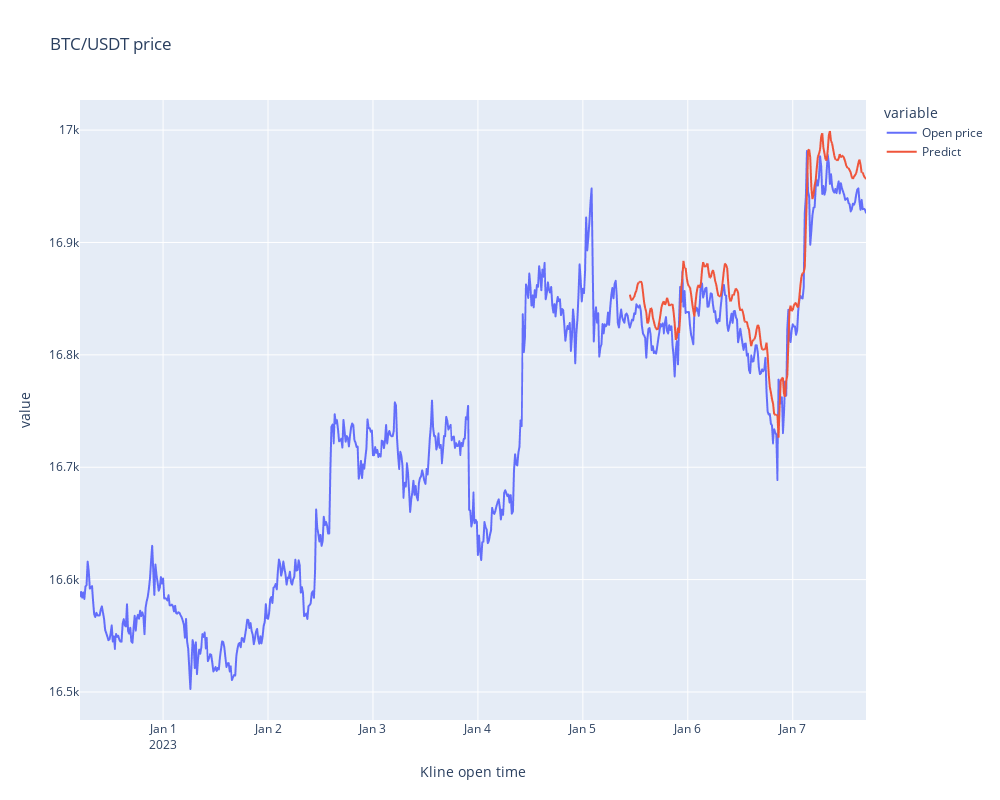

The notebook cell saved with this chart:
### Markdown cell above
### 📌 Visualize the prediction

### Code cell
visualize_prediction(predictions)

### Figure 1 — Plotly figure (JSON) as saved in the notebook; plotly's stock layout.template omitted (floating-point values rounded to 4 significant figures; data arrays with more than 128 entries replaced by an {"elided": "..."} marker saying what was removed)
{"data": [{"hovertemplate": "variable=Open price<br>Kline open time=%{x}<br>value=%{y}<extra></extra>", "legendgroup": "Open price", "line": {"color": "#636efa", "dash": "solid"}, "marker": {"symbol": "circle"}, "mode": "lines", "name": "Open price", "showlegend": true, "type": "scattergl", "x": {"elided": "720 str values"}, "xaxis": "x", "y": {"elided": "720 float values"}, "yaxis": "y"}, {"hovertemplate": "variable=Predict<br>Kline open time=%{x}<br>value=%{y}<extra></extra>", "legendgroup": "Predict", "line": {"color": "#EF553B", "dash": "solid"}, "marker": {"symbol": "circle"}, "mode": "lines", "name": "Predict", "showlegend": true, "type": "scattergl", "x": {"elided": "720 str values"}, "xaxis": "x", "y": {"elided": "720 float values"}, "yaxis": "y"}], "layout": {"height": 800, "legend": {"title": {"text": "variable"}, "tracegroupgap": 0}, "title": {"text": "BTC/USDT price"}, "width": 1000, "xaxis": {"anchor": "y", "domain": [0, 1], "title": {"text": "Kline open time"}}, "yaxis": {"anchor": "x", "domain": [0, 1], "title": {"text": "value"}}}}
